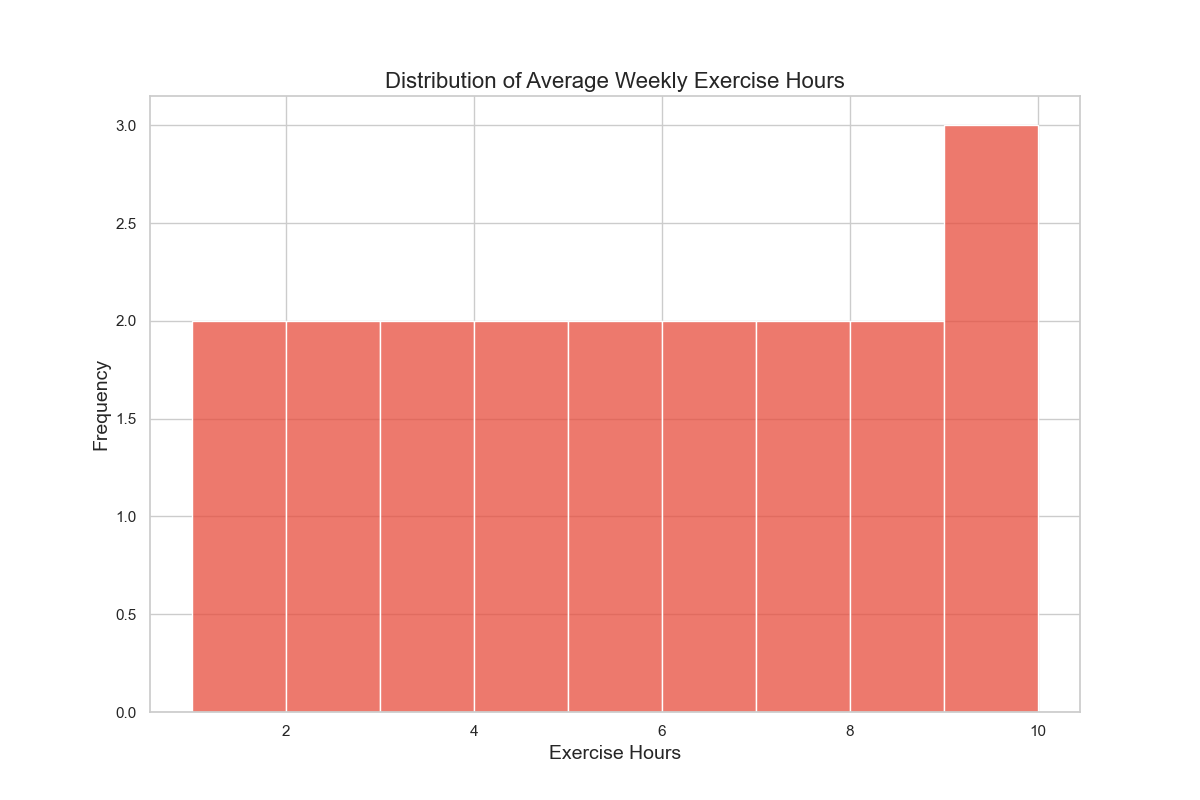

Reproduce this figure in Python.

import seaborn as sns
import matplotlib.pyplot as plt
import pandas as pd

# Data points
data = {
    "Average_Weekly_Exercise_Hours": [1.0, 1.5, 2.0, 2.5, 3.0, 3.5, 4.0, 4.5, 5.0, 5.5, 6.0, 6.5, 7.0, 7.5, 8.0, 8.5, 9.0, 9.5, 10.0]
}

# Create DataFrame
df = pd.DataFrame(data)

# Set style
sns.set_style('whitegrid')

# Increase the figure size and adjust histogram width (bin width)
plt.figure(figsize=(12, 8))
sns.histplot(df['Average_Weekly_Exercise_Hours'], color="#e74c3c", binwidth=1)

# Tweak the title and labels
plt.title('Distribution of Average Weekly Exercise Hours', fontsize=16)
plt.xlabel('Exercise Hours', fontsize=14)
plt.ylabel('Frequency', fontsize=14)

# Visualize the plot
plt.show()
